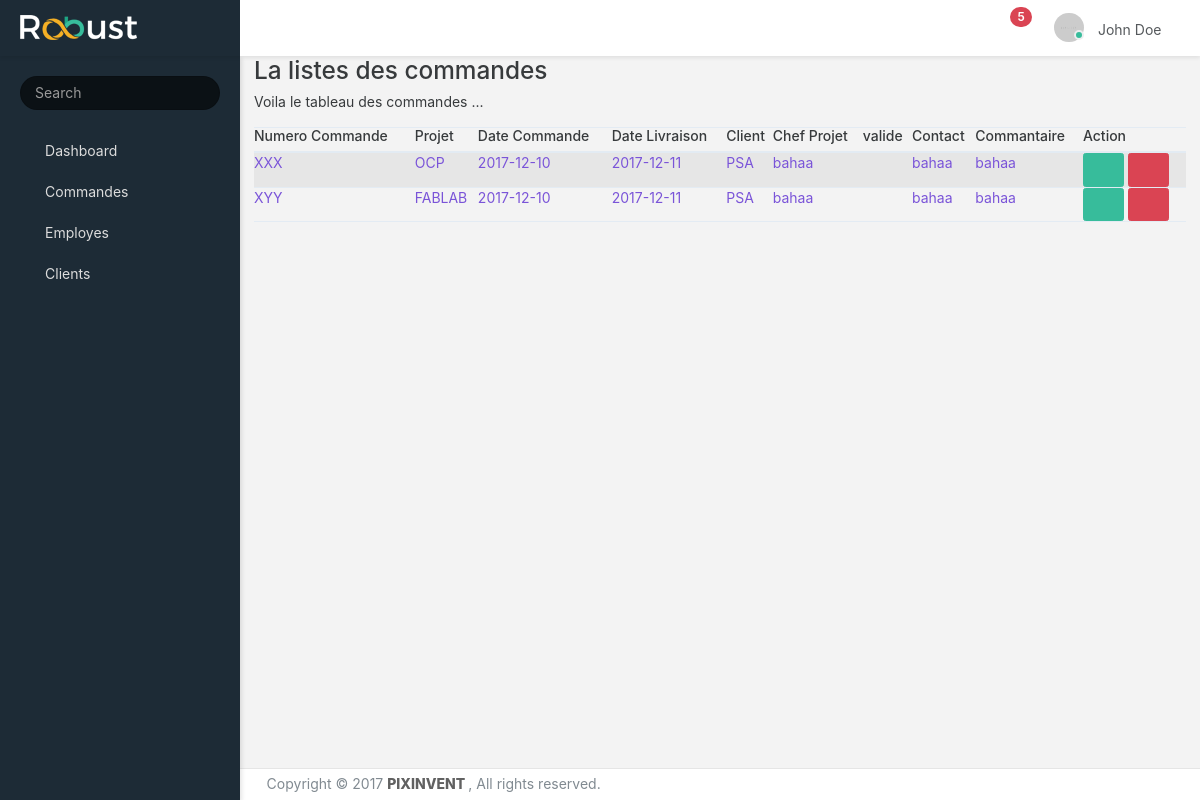
/Commande/index.php, run on the app's committed database.
### tables this page shows
CREATE TABLE commande(
   id               int           NOT NULL     AUTO_INCREMENT,
   numero           varchar(8)    NOT NULL  ,
   projet           varchar(10)   NOT NULL  ,
   date_commande    date          NOT NULL  ,
   date_livraison   date          NOT NULL  ,
   client           varchar(20)   NOT NULL  ,
   chef_projet      varchar(20)   NOT NULL  ,
   valide           BOOLEAN       NOT NULL  default 0,
   contact          varchar(20),
   commantaire      text,
   PRIMARY KEY (id)
);

### include/outils.php (called while the page is built, shortened)
<?php
require_once('basedonner.php');
function template($nom, $data = array())
{
    extract($data);
    require __DIR__ . '/../templates/' . $nom . '.php';
}
function lien($lien)
{
    return site . $lien;
}
function asset($path) {
    return lien('/public/' . $path);
}

### include/Basedonner.php (called while the page is built, shortened)
<?php
class BaseDonner
{
    function __construct($table, $columns)
    {
        $this->columns = $columns;
        $prop = array();
        foreach ($this->columns as $col) {
            $prop[$col] = '';
        }
        try{
            $this->db = new PDO('mysql:host=' . db_host . ';dbname=' . db_name, db_user, db_pass);
        }
        catch(PDOException $ex){
            die('impossible de se connecter a la base de donner');
        }
    }
    public function remplire_PDO($line)
    {
        $this->id =  $line['id'];
    }
    public static function tous($col = null, $val = null)
    {
        try{
            $db = new PDO('mysql:host=' . db_host . ';dbname=' . db_name, db_user, db_pass);
        }
        catch(PDOException $ex){
            die('impossible de se connecter a la base de donner');
        }
        if($col == null || $val == null)
            $stmt = $db->prepare("SELECT * FROM " . static::table);
        else{
            $stmt = $db->prepare("SELECT * FROM " . static::table . " WHERE $col = :val");
            $stmt->bindParam(':val', $val);
        }
        $stmt->execute();
        $resultat = $stmt->fetchAll();
        $resultat_obj = array();
        foreach ($resultat as $line) {
            $p = new static();
            $p->remplire_PDO($line);
            $resultat_obj[] = $p;
        }
        return $resultat_obj;
    }
}

### Commande/index.php (the view, shortened to what this page needs)
<?php
require __DIR__. '/../include/outils.php';
$commande = new commande();
$commande = $commande->tous();
?>
<?php
    template('header');
?>
<div data-scroll-to-active="true" class="main-menu menu-fixed menu-dark menu-accordion menu-shadow">
    <?php template('sidebar'); ?>
</div>
<nav class="header-navbar navbar navbar-with-menu navbar-fixed-top navbar-semi-dark navbar-shadow">
    <?php template('nav'); ?>
</nav>
<div class="content">
    <div class="container">
        <h2>La listes des commandes</h2>
        <p>Voila le tableau des commandes ... </p>
        <table class="table table-striped">
            <thead>
            <th><h6>Numero Commande</h6></th>
            <th><h6>Projet</h6></th>
            <th><h6>Date Commande</h6></th>
            <th><h6>Date Livraison</h6></th>
            <th><h6>Client</h6></th>
            <th><h6>Chef Projet</h6></th>
            <th><h6>valide</h6></th>
            <th><h6>Contact</h6></th>
            <th><h6>Commantaire</h6></th>
            <th><h6>Action</h6></th>
            </thead>
            <tbody>
            <?php
            foreach($commande as $e): ?>
                <tr>
                <td><a href="<?= lien('/commande/info.php?id=' . $e->id) ?>"><?= $e->numero?></td>
                <td><a href="<?= lien('/commande/info.php?id=' . $e->id) ?>"><?= $e->projet?></td>
                <td><a href="<?= lien('/commande/info.php?id=' . $e->id) ?>"><?= $e->date_commande?></td>
                <td><a href="<?= lien('/commande/info.php?id=' . $e->id) ?>"><?= $e->date_livraison?></td>
                <td><a href="<?= lien('/commande/info.php?id=' . $e->id) ?>"><?= $e->client?></td>
                <td><a href="<?= lien('/commande/info.php?id=' . $e->id) ?>"><?= $e->chef_projet?></td>
                <td><a class="btn " href="<?= lien('/commande/info.php?id=' . $e->id) ?>">
                        <?php if($e->valide == 1){?>
                            <i class="icon-thumbs-up"></i>
                        <?php }else{ ?>
                            <i class="icon-thumbs-down"></i>
                        <?php } ?>
                </a></td>
                <td><a href="<?= lien('/commande/info.php?id=' . $e->id) ?>"><?= $e->contact?></td>
                <td><a href="<?= lien('/commande/info.php?id=' . $e->id) ?>"><?= $e->commantaire?></td>
                <td><a class="btn btn-success" href="<?= lien('/commande/modifier.php?id=' . $e->id) ?>"><i class="icon-cog"></i></a>
                <a class="btn btn-danger" href="<?= lien('/commande/supprimer.php?id=' . $e->id) ?>"><i class="icon-trash icon-white"></i></a></td>
                </tr>
            <?php endforeach; ?>
            </tbody>
        </table>
    </div>
</div>
<?php
    template('footer');
?>

### templates/header.php (shortened to what this page needs)
<!DOCTYPE html>
<html lang="en" data-textdirection="ltr" class="loading">
  <head>
    <link rel="stylesheet" type="text/css" href="../public/css/bootstrap.css">
    <link rel="stylesheet" type="text/css" href="../public/fonts/icomoon.css">
    <link rel="stylesheet" type="text/css" href="../public/fonts/flag-icon-css/css/flag-icon.min.css">
    <link rel="stylesheet" type="text/css" href="../public/vendors/css/extensions/pace.css">
    <link rel="stylesheet" type="text/css" href="../public/css/bootstrap-extended.css">
    <link rel="stylesheet" type="text/css" href="../public/css/app.css">
    <link rel="stylesheet" type="text/css" href="../public/css/colors.css">
    <link rel="stylesheet" type="text/css" href="../public/css/core/menu/menu-types/vertical-menu.css">
    <link rel="stylesheet" type="text/css" href="../public/css/core/menu/menu-types/vertical-overlay-menu.css">
    <link rel="stylesheet" type="text/css" href="../public/css/core/colors/palette-gradient.css">
    <link rel="stylesheet" type="text/css" href="../public/css/style.css">
  </head>
  <body data-open="click" data-menu="vertical-menu" data-col="2-columns" class="vertical-layout vertical-menu 2-columns  fixed-navbar">

### templates/sidebar.php
<div class="main-menu-header">
  <input type="text" placeholder="Search" class="menu-search form-control round" />
</div>
<div class="main-menu-content">
  <ul id="main-menu-navigation" data-menu="menu-navigation" class="navigation navigation-main">
    <li class=" nav-item">
      <a href="<?= lien('/backoffice.php'); ?>">
        <i class="icon-home3"></i>
        <span class="menu-title">Dashboard</span>
      </a>
    </li>
    <li class=" nav-item">
      <a href="<?= lien('/Commande/'); ?>">
        <i class="icon-newspaper"></i>
        <span class="menu-title">Commandes</span>
      </a>
    </li>
    <li class=" nav-item">
      <a href="<?= lien('/employe/'); ?>">
        <i class="icon-users2"></i>
        <span class="menu-title">Employes</span>
      </a>
    </li>
    <li class=" nav-item">
      <a href="<?= lien('/clients/'); ?>">
        <i class="icon-users2"></i>
        <span class="menu-title">Clients</span>
      </a>
    </li>
  </ul>
</div>

### templates/nav.php (shortened to what this page needs)
<div class="navbar-wrapper">
  <div class="navbar-header">
    <ul class="nav navbar-nav">
      <li class="nav-item">
        <a href="index.html" class="navbar-brand nav-link">
          <img alt="branding logo" src="<?= asset('images/logo/robust-logo-light.png') ?>" class="brand-logo">
        </a>
      </li>
    </ul>
  </div>
  <div class="navbar-container content container-fluid">
    <div id="navbar-mobile" class="collapse navbar-toggleable-sm">
    <ul class="nav navbar-nav">
        <li class="nav-item hidden-sm-down">
          <a class="nav-link nav-menu-main menu-toggle hidden-xs">
            <i class="icon-menu5"> </i>
          </a>
        </li>
        <li class="nav-item hidden-sm-down">
          <a href="#" class="nav-link nav-link-expand">
            <i class="ficon icon-expand2"></i>
          </a>
        </li>
      </ul>
      <ul class="nav navbar-nav float-xs-right">
        <li class="dropdown dropdown-notification nav-item">
          <a href="#" data-toggle="dropdown" class="nav-link nav-link-label">
            <i class="ficon icon-bell4"></i>
            <span class="tag tag-pill tag-default tag-danger tag-default tag-up">5</span>
          </a>
        </li>
        <li class="dropdown dropdown-user nav-item">
          <a href="#" data-toggle="dropdown" class="dropdown-toggle nav-link dropdown-user-link">
            <span class="avatar avatar-online">
              <img src="<?= asset('images/portrait/small/avatar-s-1.png') ?>" alt="avatar">
              <i></i>
            </span>
            <span class="user-name">John Doe</span>
          </a>
        </li>
      </ul>
    </div>
  </div>
</div>

### templates/footer.php (shortened to what this page needs)
    <footer class="footer footer-light navbar-border">
      <p class="clearfix text-muted text-sm-center mb-0 px-2"><span class="float-md-left d-xs-block d-md-inline-block">Copyright  &copy; 2017 <a href="https://themeforest.net/user/pixinvent/portfolio?ref=pixinvent" target="_blank" class="text-bold-800 grey darken-2">PIXINVENT </a>, All rights reserved. </span><span class="float-md-right d-xs-block d-md-inline-block">Hand-crafted & Made with <i class="icon-heart5 pink"></i></span></p>
    </footer>
  </body>
</html>

### public/css/app.css (style rules this page uses)
@media (max-width: 1366px) { html { font-size: 14px; } }
html { height: 100%; }
html body { height: 100%; background-color: #F3F3F3; direction: ltr; }
html body.fixed-navbar { padding-top: 4rem; }
html body .content { padding: 0; transition: 300ms ease all; backface-visibility: hidden; }
footer.footer { padding: 0.4rem; }
footer.navbar-border { border-top: 1px solid rgba(0, 0, 0, 0.1); }
footer.footer-light { background: #FFFFFF; }
.main-menu { z-index: 1000; position: absolute; display: table-cell; }
.main-menu.menu-dark { color: #dcdcdc; background: #1D2B36; }
.main-menu.menu-dark .main-menu-header { padding: 20px; }
.main-menu.menu-dark .main-menu-header .menu-search { background: #0b1115; padding: 0.5rem 1rem; color: #c3c3c3; }
.main-menu.menu-dark .navigation { background: #1D2B36; }
.main-menu.menu-dark .navigation li a { color: #dcdcdc; }
.main-menu.menu-dark .navigation > li { padding: 0; }
.main-menu.menu-dark .navigation > li > a { padding: 8px 20px; }
.main-menu.menu-dark .navigation > li > a i { position: relative; top: 3px; }
.main-menu.menu-fixed { position: fixed; height: 100%; top: 4rem; height: calc(100% - 4rem); }
.main-menu.menu-shadow { box-shadow: 2px 2px 4px rgba(0, 0, 0, 0.1); }
.main-menu .main-menu-content { height: 100%; position: relative; }
.main-menu ul { list-style: none; margin: 0; padding: 0; }
.main-menu ul.navigation-main { overflow-x: hidden; }
.main-menu a { outline: none; }
.navigation { font-size: 1rem; overflow-y: hidden; padding-bottom: 20px; }
.navigation li { position: relative; white-space: nowrap; }
.navigation li a { display: block; text-overflow: ellipsis; overflow: hidden; }
.avatar { position: relative; display: inline-block; width: 30px; white-space: nowrap; border-radius: 1000px; vertical-align: bottom; }
.avatar i { position: absolute; right: -7px; bottom: 2px; width: 10px; height: 10px; border: 2px solid #eceeef; border-radius: 100%; }
.avatar img { width: 100%; max-width: 100%; height: auto; border: 0 none; border-radius: 1000px; }
.avatar-online i { background-color: #37BC9B; }
.ps-container { -ms-touch-action: none; touch-action: none; overflow: hidden !important; -ms-overflow-style: none; }
.ps-theme-light { -ms-touch-action: none; touch-action: none; overflow: hidden !important; -ms-overflow-style: none; }
@media screen and (min-width: 0px) { body:after { content: "xs - min-width: 0px"; } }
@media screen and (min-width: 544px) { body:after { content: "sm - min-width: 544px"; } }
@media screen and (min-width: 768px) { body:after { content: "md - min-width: 768px"; } }
@media screen and (min-width: 992px) { body:after { content: "lg - min-width: 992px"; } }
@media screen and (min-width: 1200px) { body:after { content: "xl - min-width: 1200px"; } }
body:after { display: none; }

### public/css/core/menu/menu-types/vertical-menu.css (style rules this page uses)
body.vertical-layout.vertical-menu.menu-expanded .navbar .navbar-header { float: left; width: 240px; }
body.vertical-layout.vertical-menu.menu-expanded .navbar .navbar-container { margin-left: 240px; }
body.vertical-layout.vertical-menu.menu-expanded .main-menu { width: 240px; transition: 300ms ease all; backface-visibility: hidden; }
body.vertical-layout.vertical-menu.menu-expanded .main-menu .navigation > li > a > i { margin-right: 12px; float: left; }
body.vertical-layout.vertical-menu.menu-expanded .main-menu .navigation > li > a > i:before { font-size: 1.2rem; }
body.vertical-layout.vertical-menu.menu-expanded .main-menu .navigation > li > a > span { display: inline-block; }
body.vertical-layout.vertical-menu.menu-expanded .content, body.vertical-layout.vertical-menu.menu-expanded .footer { margin-left: 240px; }
@media (min-width: 992px) { body.vertical-layout.vertical-menu .main-menu { width: 240px; } }
@media (min-width: 992px) { body.vertical-layout.vertical-menu .navbar .navbar-header { width: 240px; } }
@media (min-width: 992px) { body.vertical-layout.vertical-menu .content, body.vertical-layout.vertical-menu .footer { margin-left: 240px; } }

### public/css/style.css (style rules this page uses)
footer.footer { width: 100%; position: fixed; bottom: 0; }

### Commande/index.php (style rules this page uses)
.table th,.table td { padding: 0; }

### data on the page
commande: numero "XXX", projet "OCP", date_commande "2017-12-10", date_livraison "2017-12-11", client "PSA", chef_projet "bahaa", valide 0 (drawn), contact "bahaa", commantaire "bahaa"
commande: numero "XYY", projet "FABLAB", date_commande "2017-12-10", date_livraison "2017-12-11", client "PSA", chef_projet "bahaa", valide 1 (drawn), contact "bahaa", commantaire "bahaa"
